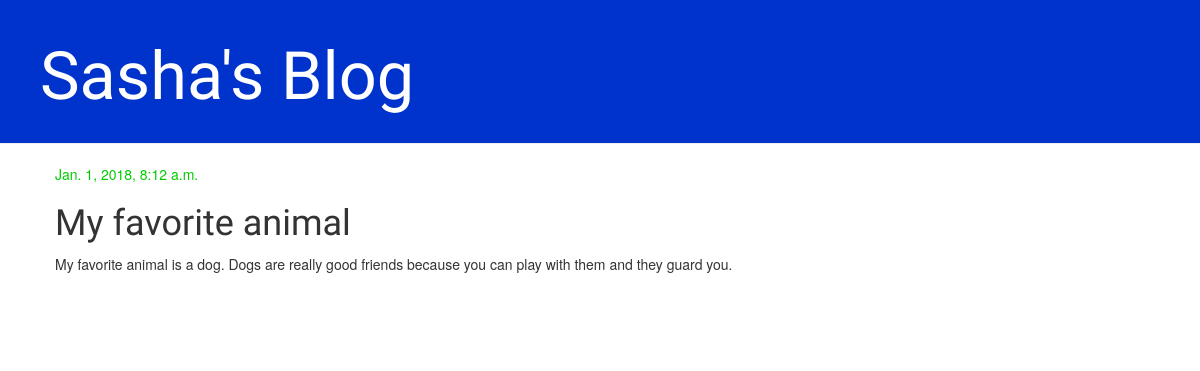
The app's page /post/1/ with its own data.
### blog/models.py (models this page shows, shortened)
class Post(models.Model):
    author = models.ForeignKey('auth.User')
    title = models.CharField(max_length=200)
    text = models.TextField()
    created_date = models.DateTimeField(
            default=timezone.now)
    published_date = models.DateTimeField(
            blank=True, null=True)

### blog/views.py (the view)
# urls.py: url(r'^post/(?P<pk>\d+)/$', views.post_detail, name='post_detail'),
def post_detail(request, pk):
    post = get_object_or_404(Post, pk=pk)
    return render(request, 'blog/post_detail.html', {'post': post})

### blog/templates/blog/post_detail.html (shortened to what this page needs)
{% extends 'blog/base.html' %}
{% block content %}
    <div class="post">
        {% if post.published_date %}
            <div class="date">
                {{ post.published_date }}
            </div>
        {% endif %}
        <h1>{{ post.title }}</h1>
        <p>{{ post.text|linebreaksbr }}</p>
    </div>
{% endblock %}

### blog/static/css/blog.css (style rules this page uses)
h1, h2, h3, h4 { font-family: 'Lobster', cursive; }
.date { color: #00cc00; }
.post { margin-bottom: 70px; }

### records on screen
Post: published_date "Jan. 1, 2018, 8:12 a.m.", title "My favorite animal", text "My favorite animal is a dog. Dogs are really good friends because you can play with them and they guard you."
